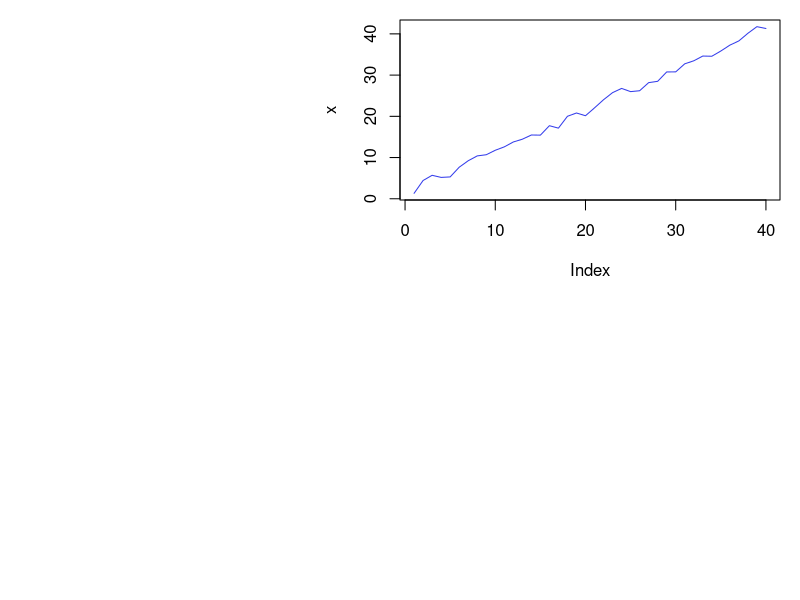
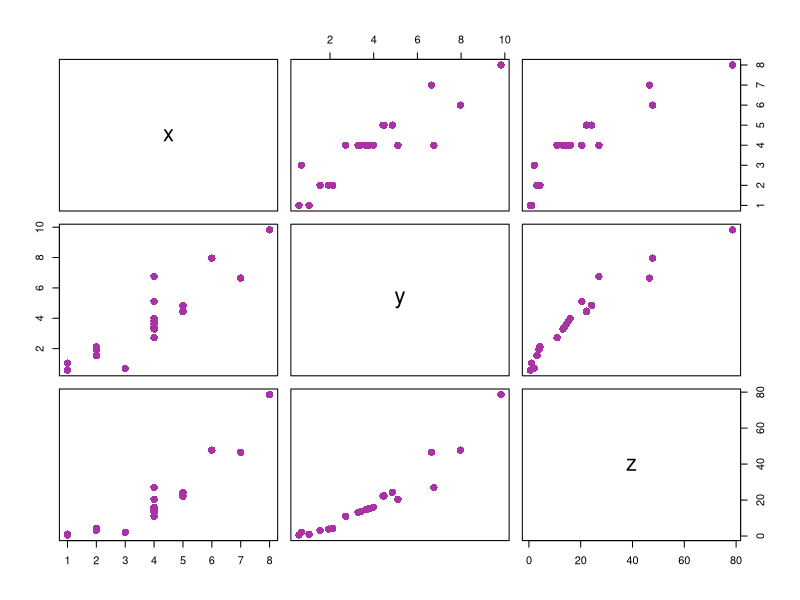

Recreate these plots in R, in order. (Note: this script raises an error after producing the figures.)

# S3 Class ##############################

# To create an object of this class we will create a list that will contain all class members. Then this
# list is passed to the class() method as an argument.
a <- list(name="Adam", Roll_no=15)
# Defining a class "Student"
class(a) <- "Student"
# Creation of object
a

# The generic functions are a good example of polymorphism. 
# To understand the concept of generic functions consider 
#the print() function. The print() function is a collection 
# of various print functions that are created for different
# data types and data structures in the R Programming 
# Language. It calls the appropriate function depending upon 
# the type of object passed as an argument

# Seeing different types of print function
methods(print)

# Now lets create generic function of our own
a = list(name="Adam", Roll_no=15)
class(a) = "Student"
print(a)
# Now lets print all our members in spacified format
print.Student <- function(obj){
  cat("name: ", obj$name, "\n")
  cat("Roll No: ", obj$Roll_no, "\n")
}
print(a)

# To view the S3 attributes
attributes(a)

# Add attributes
attr(a, "age") <- c(18)
attributes(a)


# Inheritance in S3 class
# Inheritance allows one class to derive the features and functionalities 
# of another class. The feature facilitates code resuability

# student function with argument
student <- function(n, r){
  value <- list(name=n, Roll_no=r)
  attr(value, "class") <- "student"
  value
}
print.student <- function(obj){
  cat("Name: ", obj$name, "\n")
  cat("Roll ", obj$Roll_no)
}
# inheritance is done while creating another class by doing class(obj) <- c(child, parent)
s <- list(name="Kesha", Roll_no=21, country="Bangladesh")
class(s) <- c("Student", "student")
s
# The following class overwrites the method for class student
print.student <- function(obj){
  cat(obj$name, "is from", obj$country, "\n")
}
s


# S4 class #####################
# S4 class has a predefined definition.
# this function contain auxiliary functions for defining methods and generics
# syntax: setClass("myClass", slots=list(name="character", Roll_no="numeric"))
# The new() function is used to create object of S4 class

setClass("Student", slots=list(name="character", Roll_no="numeric"))
a <- new("Student", name="Adam", Roll_no=20)
a

# Create S4 objects from generator function
# setClass() returns a generator function which helps in creating objects and it acts as a constructor
stud <- setClass("Student", slots=list(name="character", Roll_no="numeric"))
stud
stud(name="Adam", Roll_no=15)

# Inheritance in S4 class
# Define S4 class
setClass("student", 
         slots=list(name="character",
                    age="numeric", rno="numeric")
         )
# Define a function to display object details
setMethod("show", "student",
          function(obj){
            cat(obj@name, "\n")
            cat(obj@age, "\n")
            cat(obj@rno, "\n")
          })
# Inherit from student
setClass("InternationalStudent",
         slots=list(country="character"),
         contains="student")
# Rest of the attribute will inherited from student
s <- new("InternationalStudent", name="Adam",
         age=22, rno=15, country="Bangladesh")
show(s)


# Reference class ###################
# Reference class is an improvement over s4 class
library(methods)
# setRefClass returns a generator
movies <- setRefClass("movies", fields=list(
  name = "character", leadActor="character", rating="numeric"
))
movieList <- movies(name="Iron Man", leadActor="Robert downey Jr", rating = 7)
movieList


# Add method to our class
library(methods)
movies <- setRefClass("movies", fields=list(name="character", leadActor="character", 
                                            rating="numeric"), methods=list(
                                              increment_rating = function(){
                                                rating <<- rating + 1
                                              },
                                              decrement_rating = function(){
                                                rating <<- rating - 1
                                              }
                                            ))
movieList <- movies(name="Iron Man",
                    leadActor="Robert downey Jr", rating=7)
movieList$rating
movieList$increment_rating()
movieList$rating



# R objects ###################
# in R programming language there are 5 basic types of language

# 1: vectors
x <- c(1, 2, 3, 4, 5)
y <- c("a", "b", "c") 
z <- 5
print(class(x))
print(class(y))
print(class(z))

# 2: Lists
# List can contain heterogeneous data types such as vectors or another lists
ls <- list(c(1, 2, 3, 4), list("a", "b", "c"))
print(ls)
print(class(ls))

# 3: matrices
# 4: factors
# 5: Arrays
# 6: Data frames


# Encapsulation in R programming #############################################
# OOP has the following features:
    # Class
    # Object
    # Abstraction
    # Encapsulation
    # Polymorphism
    # Inheritnce

# While working with classes and dealing with sensitive data, implementing global variable to all the 
# variables used within the program code is not a good choice because then the chance of getting data
# tempered will increase. For this purpose OOP has the concept of Encapsulation. Encapsulation ensures
# the outside view of the object is clearly separated from the inside view of the object by hiding the
# implementation of operation and state from the interface which is available to all other objects

l <- list(name="GeeksForGeeks", state="Up", sector=136)
class(l) <- "info"
l

s <- list(country="Bangladesh", state="Sylhet", street_no.=110)
class(s) <- "address"
s



# Polymorphism ##################################
# R language is evolving and it implements parametric polymorphism, which means that methods in R refer
# to functions, not class.
plot
help("UseMethod")
methods(plot)
# X window system graphics
x11(width=15, height=13)
# The runif() function generates random deviates of the uniform distribution
x <- 3*runif(40) + (1:40)
par(mar=c(20, 20, 1, 1))
plot(x, type='l', col='#343deb')
z <- locator(1)

# Input is data frame
X11(width = 6, height = 6)
set.seed(280870)
x <- c(4, 3, 1, 2, 2, 4, 6, 4, 5, 5, 
       4, 4, 5, 4, 4, 8, 4, 1, 2, 7)
y <- x * rnorm(20, 1, 0.3)
z <- x * y
# Taking a data frame
df <- data.frame(x, y, z)
par(mar = c(0.1, 0.1, 0.1, 0.1))
# Using plot()
plot(df, col = '#a832a6', pch = 16, cex = 1.5)
z <- locator(1)

colors <- c("violet", "indigo", "blue", "green",
            "yellow", "orange", "red")
summary(colors)

state.region
# Provides summarised results under each region
summary(state.region) 
# As maxsum is given as 3, totally we should have 3 regions
# But here we have 4 regions and hence highest count region,
# next highest count region is displayed and the other 
# regions are clubbed under Other
summary(state.region, maxsum = 3)

# Creating generic method
display <- function(obj){
  UseMethod("print")
}
print.bank <- function(obj){
  cat("Name is ", obj$name, "\n")
  cat(obj$account_no, " is the Acc no of the holder", "\n")
  cat(obj$saving, " is the amount of saving in the account \n")
  cat(obj$withdrawn, " is the withdrawn amount\n")
}
x <- list(name="hasan", account_no=1234, saving=1500, withdraw=267)
class(x) <- "bank"
display <- function(obj){
  UseMethod("print")
}
display(x)




# Inheritance ###########################################
# Inheritance is one of the concept in OOP by which new classes can be derived from existing or base
# classes helping in re-usability of code.

# Inheritance in S3 class
student <- function(n, a, r){
  value <- list(name=n, age=a, rno=r)
  attr(value, "class") <- student
  value
}
print.student <- function(obj){
  cat(obj$name, "\n")
  cat(obj$age, "\n")
  cat(obj$rno, "\n")
}
s <- list(name="Kalam", age=21, rno=4, country="Bangladesh")
class(s) <- c("InternationalStudent", "student")
cat("The method print.student() is inherited:\n")
print(s)

# overwriting the print method
print.InternationalStudent <- function(obj){
  cat(obj$name, "is from", obj$country, "\n")
}
print(s)

#check inheritance
inherits(s, "student")


# Inheritance in S4 class
setClass("student", slots=list(
  name="character", age="numeric", rno="numeric"
))
setMethod("show", "student",
          function(obj){
            cat(obj@name, "\n")
            cat(obj@age, "\n")
            cat(obj@rno, "\n")
          })
#inherit from student
setClass("InternationalStudent", slots=list(country="character"), contains="student")

s <- new("InternationalStudent", name="Kalam", age=21, rno=96, country="Bangladesh")
show(s)


# Inheritance in Reference class
# Define class 
student <- setRefClass("student",        
                       fields = list(name = "character", 
                                     age = "numeric", rno = "numeric"), 
                       methods = list( 
                         inc_age <- function(x) { 
                           age <<- age + x 
                         }, 
                         dec_age <- function(x) { 
                           age <<- age - x 
                         } 
                       ) 
) 
# Inheriting from Reference class 
InternStudent <- setRefClass("InternStudent",  
                             fields = list(country = "character"),  
                             contains = "student", 
                             methods = list( 
                               dec_age <- function(x) { 
                                 if((age - x) < 0)  stop("Age cannot be negative") 
                                 age <<- age - x 
                               } 
                             )  
) 
# Create object 
s <- InternStudent(name = "Utkarsh", 
                   age = 21, rno = 96, country = "India") 
s$dec_age(5) 
s$age 

s$dec_age(20)  
s$age 




# Abstraction #############################
add_2 <- function(y){2+y}
add_2(1:10)

add_x <- function(x){
  function(y){ x+y }
}
add_2 <- add_x(2)
add_7 <- add_x(7)

for (i in 1:nboot){
  bootmeans[i] <- mean(sample(data, length(data), replace=TRUE))
}

make_container <- function(n){
  x <- numeric(n)
  i <- 1
  function(value=NULL){
    if(is.null(value)){
      return(x)
    }
    else{
      x[i] <<- value
      i <<- i+1
    }
  }
}
bootmeans <- make_container(nboot)
for(i in 1:nboot){
  bootmeans(mean(sample(data, length(data), replace=TRUE)))
}



# Looping over objects #################################
# One of the biggest issues with the "for" loop is its memeory consumption and its slowness in executing
# repetative task. And when its come to dealing with large data set and iterative over it, for loop 
# is not advised. R provides many alternatives to be applied to vectors for lopping operation that are
# pretty useful when working interactively on a command line. In this article we deal with apply()
# function and its vatiation: apply(), lapply(), sapply(), tapply(), mapply()

# apply():   Applies a function over the margins of an array or matrix
# lapply():  Apply a function over a list or vector 
# sapply():  Same as lapply() but with spacified result
# tapply():  Apply a function over a ragged array
# mapply():  Multivariate version of lapply()

# apply()
A = matrix(1:9, 3, 3)
print(A)
# Applying apply() over a row of matrix. Here margin 1 is for row
r = apply(A, 1, sum)
print(r)
# Applying apply() over a column of matrix. Here 2 is for column
c = apply(A, 2, sum)
print(c)

# lapply():
  # This function is used to apply a function over a list. It always return a list of the same length as
  # the input list
A = matrix(1:9, 3, 3)
B = matrix(10:18, 3, 3)
myList = list(A, B)
determinant = lapply(myList, det)
print(determinant)

# sapply()
# sapply(): This function is used to simplify the result of lapply(), if possible. Unlike lapply(), 
# the result is not always a list. The output varies in the following ways:-
  # If output is a list containing elements having length 1, then a vector is returned.
  # If output is a list where all the elements are vectors of same length(>1), then a matrix is returned.
  # If output contains elements which cannot be simplified or elements of different types, a list 
  # is returned.
A = list(a=1:5, b=6:10)
means = sapply(A, mean)
print(means)

# tapply():
  # This function is used to apply a function over a subset of vectors given by a combination of factors.
Id = c(1, 1, 1, 1, 2, 2, 2, 3, 3)
val = c(1, 2, 3, 4, 5, 6, 7, 8, 9)
result = tapply(val, Id, sum)
print(result)

# mapply():
  # It's a multivariate version of lapply(). This function can be used over several list simultaneously.
A = list(c(1, 2, 3, 4))
B = list(c(2, 5, 1, 6))
result = mapply(sum, A, B)
print(result)





# Creating, Listing and Deleting, Objects in memory #########################

# Listing object in memory
# numeric object
x = 5
# String object
name = "Jafrul"
# Vector object
vec1 = c(1, 2, 3)
vec2 = c("a", "b", "c")
# List object
listOfNumber = list( 
  "Numbers" = vec1, 
  "Characters" = vec2 
) 
# Data frame object 
myDataFrame = data.frame( 
  "Numbers" = vec1, 
  "Characters" = vec2 
) 
# Listing objects using object() 
print(objects()) 
# Listing objects using ls() 
print(ls()) 


# The code below returns all objects 
# whose name contains an v 
print(ls(pattern = "v")) 
# The code below returns all objects 
# whose name ends with "e" 
print(ls(pattern = "e$")) 


# Deleting object in memory
# Deleting object x using rm() 
rm(x) 
# Deleting object myDataFrame using remove() 
remove(myDataFrame) 
ls()

# Deleting All object in memory
rm(list=ls())
print(ls())




# S3 class ############################################
x <- c("female", "male", "male", "female")
class(x)
# Using the command class() to append the class of the vector
class(x) <- append(class(x), "Gender")
class(x)

age <- c(12, 10, 9)
e <- environment()
e
# setting the value of a variable
assign("age", 3, e)
ls()
# Getting the values of the variable
get("age", e)


# For creating S3 object there are two main steps:
    # Create a list with the required components
    # Then the class can be formed by command class(x) and a name should be assigned to this class
x <- list(name="Jafrul", account_no=1234, saving=1500, withdraw=234)
class(x) <- "bank"
x

# The S3 system in R language consists of three main components
    # Generic function, method, attributes
# The function print() is a generic function and hence is a collection of methods
methods(print)

# In the above long list there are important methods like print.factor(). When we print a factor through
# function print(), the call would automatically dispatch to print.factor()
# The class created as - bank, would search for a method named print.bank(), and since no such method 
# exists print.default() is used. 
# Generic functions have a default method which is used when no match is available

# Creating own method
x <- list(name="Jafrul", account_no=12345, saving=1200, withdraw=750)
class(x) <- "bank"
print.bank <- function(obj){
  cat("Name is ", obj$name, "\n")
  cat(obj$account_no, " is the account number of the holder\n")
  cat(obj$saving, " is the amount of saving the account \n")
  cat(obj$withdraw, " is the withdrawn amount")
}
x




# Explicit coercion in R programming #################################
# Coercing of an object from one type of class to another is known as explicit coercion
# Normally whatever is converted implicitly is referred to as coercion and if converted explicitly then it
# is known as casting. Conversion signifies both types- coercion and casting
x <- c(0, 1, 0, 3)
class(x)
# Converting it to integer type 
as.numeric(x) 
# Converting it to double type 
as.double(x) 
# Converting it to logical type 
as.logical(x) 
# Converting it to a list 
as.list(x) 
# Converting it to complex numbers 
as.complex(x) 
